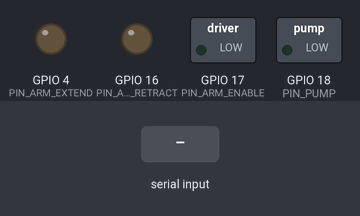
Bench run of a sketch on a simulated ESP32. Parts: switched loads named in the sketch (green lamp = pin HIGH), output pins drawn as LEDs (lit = HIGH). The test bench sets the inputs (shaded band). What the sketch prints to the serial monitor is not drawn.

Above: at 3.4 s.
3.5 s: "90,45\n" received over Serial
6.5 s: "30,150\n" received over Serial
At 6.9 s:
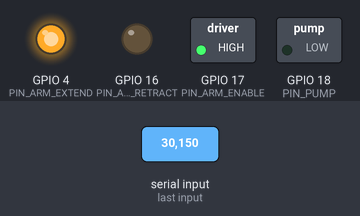
Timing chart, 0 to 9.5 s (numbered marks = the images above; inputs shaded):
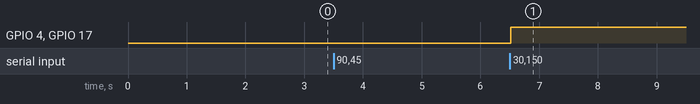

Measured:
- after the input at 3.5 s, every drawn part: stays the same
- after the input at 6.5 s, GPIO 4 (PIN_ARM_EXTEND), GPIO 17 (PIN_ARM_ENABLE): LOW → HIGH at once

The sketch:

MotorTest.ino
```cpp
// OUTPUT PINS
#define PIN_PUMP 18
#define PIN_ARM_ENABLE 17
#define PIN_ARM_EXTEND 4
#define PIN_ARM_RETRACT 16


void setup() {
  Serial.begin(115200);
  delay(1000);
  Serial.println("\n\n[STARTUP].............................................");

  pinMode(PIN_PUMP, OUTPUT);
  digitalWrite(PIN_PUMP, LOW);

  pinMode(PIN_ARM_ENABLE, OUTPUT);
  digitalWrite(PIN_ARM_ENABLE, LOW);

  pinMode(PIN_ARM_EXTEND, OUTPUT);
  digitalWrite(PIN_ARM_EXTEND, LOW);

  pinMode(PIN_ARM_RETRACT, OUTPUT);
  digitalWrite(PIN_ARM_RETRACT, LOW);

  Serial.println("Pin modes set.");
  Serial.println("Any input to serial will proceed to next step.\n");

  Serial.readString();
  delay(250);

}


void loop() {
  delay(1000);

  Serial.println("\nHow many seconds to extend?");
  while( Serial.available() == 0 ) { delay(25); }
  String timeStr = Serial.readString();
  float time = timeStr.toFloat();

  Serial.printf("Ready to extend for %fs", time);
  wait_for_input();
  digitalWrite(PIN_ARM_ENABLE, HIGH);
  digitalWrite(PIN_ARM_EXTEND, HIGH);

  delays(time);

  digitalWrite(PIN_ARM_EXTEND, LOW);
  digitalWrite(PIN_ARM_ENABLE, LOW);

  Serial.println("Ready to retract...");
  wait_for_input();

  digitalWrite(PIN_ARM_ENABLE, HIGH);
  digitalWrite(PIN_ARM_RETRACT, HIGH);

  Serial.println("Waiting to stop retracting...");
  wait_for_input();

  digitalWrite(PIN_ARM_RETRACT, LOW);
  digitalWrite(PIN_ARM_ENABLE, LOW);


  // Serial.printf("1/6 Pump[%d] ON\n", PIN_PUMP);
  // digitalWrite(PIN_PUMP, HIGH);
  // wait_for_input();

  // Serial.printf("2/6 Pump[%d] OFF, Arm enabled[%d], but not moving\n", PIN_PUMP, PIN_ARM_ENABLE);
  // digitalWrite(PIN_PUMP, LOW);
  // digitalWrite(PIN_ARM_ENABLE, HIGH);
  // wait_for_input();

  // Serial.printf("3/6 Arm extend[%d]\n", PIN_ARM_EXTEND);
  // digitalWrite(PIN_ARM_EXTEND, HIGH);
  // wait_for_input();

  // Serial.printf("4/6 Arm retract[%d]\n", PIN_ARM_RETRACT);
  // digitalWrite(PIN_ARM_EXTEND, LOW);
  // digitalWrite(PIN_ARM_RETRACT, HIGH);
  // wait_for_input();

  // Serial.printf("5/6 Arm disabled[%d], retract[%d] still high (should be stopped)", PIN_ARM_ENABLE, PIN_ARM_RETRACT);
  // digitalWrite(PIN_ARM_ENABLE, LOW);
  // wait_for_input();

  // Serial.printf("6/6 Arm retract stopped[%d], should have no outputs", PIN_ARM_RETRACT);
  // digitalWrite(PIN_ARM_RETRACT, LOW);
  // wait_for_input();
}


void wait_for_input() {
  int counter = 0;
  while( Serial.available() <= 0 ) { // check for input every 50ms
    delay(50);
    counter++;

    if(counter >= 10) { // but only print a "." every 500ms
      Serial.print(".");
      counter = 0;
    }

  }

  while( Serial.available() > 0 ) { // faster than Serial.readString(), I only want to purge the buffer
    char __attribute__((unused)) temp = Serial.read();
  }

  Serial.print("\n");
}

void delays(float sec) {
  Serial.print("Delaying");
  int totalTime = sec * 1000.0;

  while( totalTime > 0 ) {
    int sleep = 500;
    if( sleep > totalTime ) {
      sleep = totalTime;
    }
    totalTime -= sleep;
    delay(sleep);
    Serial.print(".");
  }
}
```
